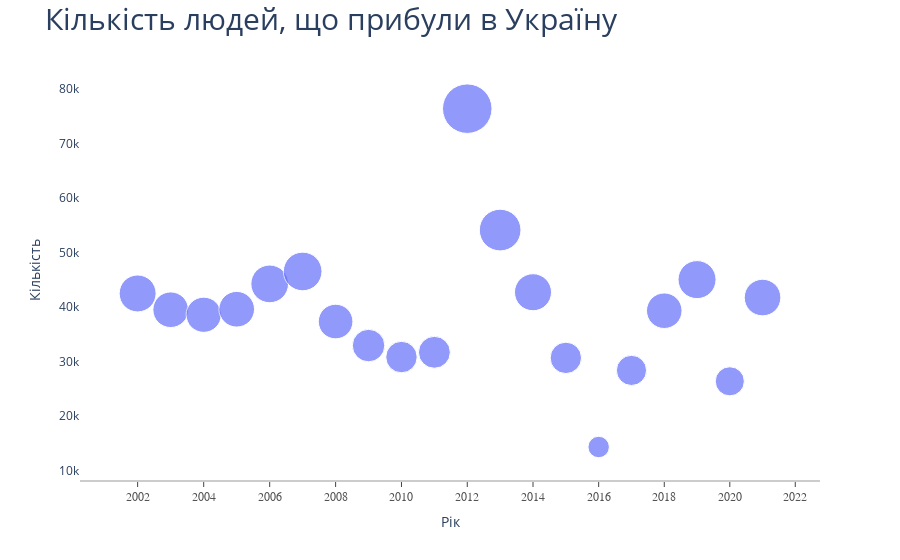

Notebook code cell kept with this figure:
### Code cell
fig = px.scatter(total_in, y=total_in['Прибулі'], x=total_in['Роки'],
    size=total_in['Прибулі'], size_max=35, log_x=True, labels={'Роки':'Рік', 'Прибулі':'Кількість'})
fig
fig.update_layout(
    title=dict(text="Кількість людей, що прибули в Україну", font=dict(size=30))
)
fig.update_layout(
    xaxis=dict(
        showline=True,
        showgrid=False,
        linecolor='rgb(204, 204, 204)',
        linewidth=2,
        ticks='outside',
        tickfont=dict(
            family='Arial',
            size=12,
            color='rgb(82, 82, 82)')))
fig.update_layout(plot_bgcolor='rgba(0,0,0,0)',  
                  )

### Figure 1 — Plotly figure (JSON) as saved in the notebook; plotly's stock layout.template omitted (floating-point values rounded to 4 significant figures)
{"data": [{"hovertemplate": "Рік=%{x}<br>Кількість=%{marker.size}<extra></extra>", "legendgroup": "", "marker": {"color": "#636efa", "size": [42473, 39489, 38567, 39580, 44227, 46507, 37323, 32917, 30810, 31684, 76361, 54100, 42698, 30659, 14311, 28360, 39307, 45011, 26361, 41724], "sizemode": "area", "sizeref": 62.34, "symbol": "circle"}, "mode": "markers", "name": "", "orientation": "v", "showlegend": false, "type": "scatter", "x": [2002, 2003, 2004, 2005, 2006, 2007, 2008, 2009, 2010, 2011, 2012, 2013, 2014, 2015, 2016, 2017, 2018, 2019, 2020, 2021], "xaxis": "x", "y": [42473, 39489, 38567, 39580, 44227, 46507, 37323, 32917, 30810, 31684, 76361, 54100, 42698, 30659, 14311, 28360, 39307, 45011, 26361, 41724], "yaxis": "y"}], "layout": {"legend": {"itemsizing": "constant", "tracegroupgap": 0}, "margin": {"t": 60}, "plot_bgcolor": "rgba(0,0,0,0)", "title": {"font": {"size": 30}, "text": "Кількість людей, що прибули в Україну"}, "xaxis": {"anchor": "y", "domain": [0, 1], "linecolor": "rgb(204, 204, 204)", "linewidth": 2, "showgrid": false, "showline": true, "tickfont": {"color": "rgb(82, 82, 82)", "family": "Arial", "size": 12}, "ticks": "outside", "title": {"text": "Рік"}, "type": "log"}, "yaxis": {"anchor": "x", "domain": [0, 1], "title": {"text": "Кількість"}}}}
